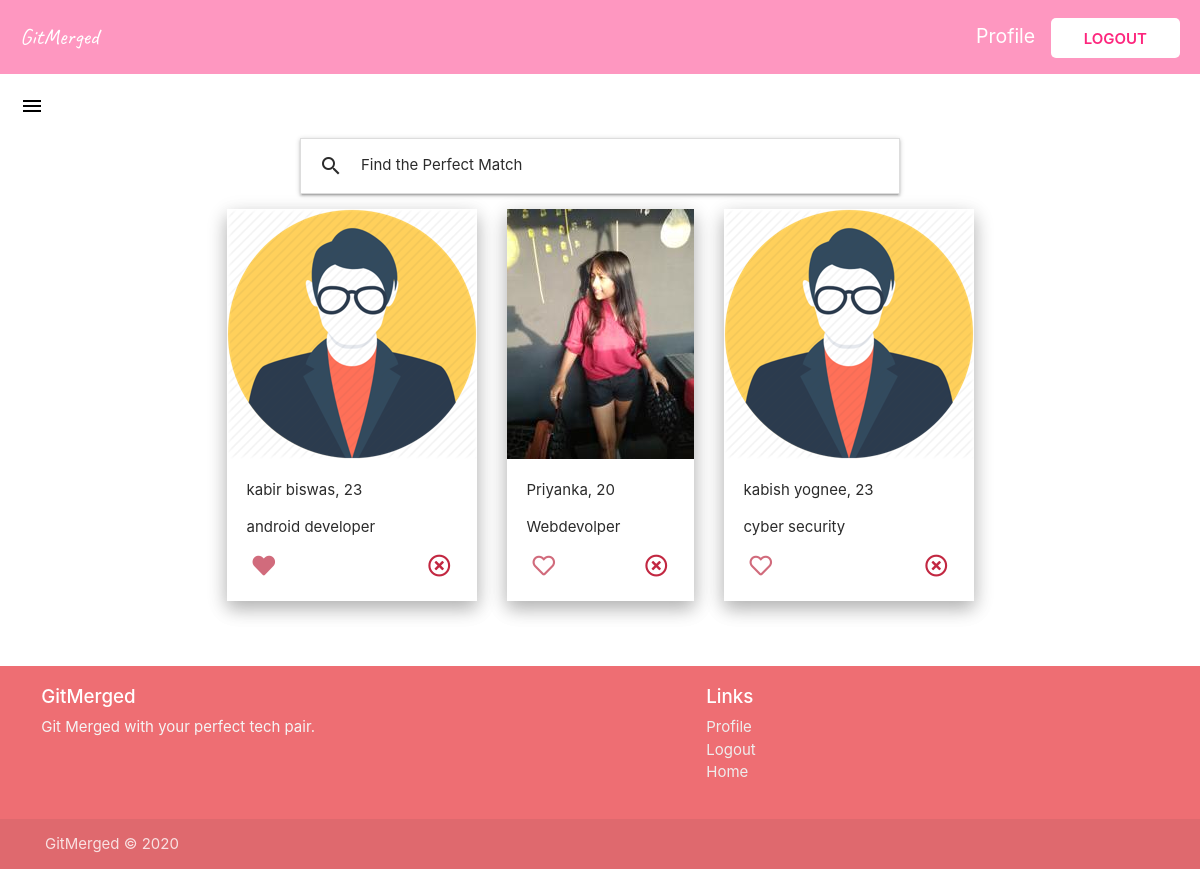
Screenshot of /home/ (signed in) with the database file from the repository.
### users/models.py (models this page shows, shortened)
class Profile(models.Model):
    TEXT_C = [
        ("Vim", "Vim"),
        ("EMACS", "EMACS")
    ]
    GENDER_C = [
        ("Male", "Male"),
        ("Female", "Female"),
        ("Other", "Other")
    ]
    OS_C = [
        ("Windows", "Windows"),
        ("Mac", "Mac"),
        ("Linux", "Linux")
    ]
    SPACES_C = [
        ("Tabs", "Tabs"),
        ("Spaces", "Spaces")
    ]
    user = models.OneToOneField(User, on_delete=models.CASCADE)
    full_name = models.CharField(max_length=100, null=True)
    age = models.IntegerField(null=True)
    gender = models.CharField(
        max_length=50, blank=True, null=True, choices=GENDER_C)
    profile_image = models.ImageField(
        upload_to='profile_pic', default="default.jpg", null=True, blank=True)
    bio = models.TextField(null=True)
    tech_stack = models.CharField(max_length=500, null=True)
    editor = models.CharField(
        max_length=5, choices=TEXT_C, default=None, null=True, blank=True)
    os = models.CharField(
        max_length=10, choices=OS_C, default=None, null=True, blank=True)
    spacing = models.CharField(
        max_length=10, choices=SPACES_C, default=None, null=True, blank=True)
    likeability = models.ManyToManyField(
        User, related_name="likes", blank=True)
    blocked_by = models.ManyToManyField(
        User, related_name="blocked", blank=True)

### main/views.py (the view)
# urls.py: path("home/", views.datePage, name="date-page"),
@login_required
def datePage(req):
    users = Profile.objects.all()
    user = req.user
    unreadMessages = Message.objects.filter(
        receiver=user).filter(status=False).count()
    myFilter = UserFilter(req.GET, queryset=users)
    users = myFilter.qs
    context = {
        'users': users,
        'userIn': user,
        'filter': myFilter,
        'unreadmsgs': unreadMessages
    }
    return render(req, "date-page.html", context)

### main/templates/date-page.html (shortened to what this page needs)
{% extends "base.html" %}
{% block head %}
<link
  rel="stylesheet"
  href="https://stackpath.bootstrapcdn.com/bootstrap/4.5.2/css/bootstrap.min.css"
/>
{% endblock head %}
{% block content %}
<section class="date-page">
  <div class="navigation navigation--bg">
    <a href="" class="logo link">GitMerged</a>
    <div>
      {% if user.is_authenticated %}
      <a href="{% url 'profile-page' %}" class="profile-link link">Profile</a>
      <a href="{% url 'logout' %}" class="login link">Logout</a>
      {% else %}
      <a href="{% url 'login' %}" class="login link">Log in</a>
      {% endif %}
    </div>
  </div>
  <div class="burger">
    {% if unreadmsgs > 0 %}
      <a href="#" data-target="slide-out" class="sidenav-trigger"
        ><span class="new badge">{{unreadmsgs}}</span>
        <i class="material-icons" style="color: black; margin: 20px;">menu</i>
      </a>
    {% else %}
      <a href="#" data-target="slide-out" class="sidenav-trigger"
        >
        <i class="material-icons" style="color: black; margin: 20px;">menu</i>
      </a>
    {% endif %}
  </div>
  <ul class="collapsible" id="filter">
    <li>
      <div class="collapsible-header">
        <i class="material-icons">search</i>Find the Perfect Match
      </div>
    </li>
  </ul>
  <div class="users-container">
    {% for user in users %}
      {% if user.user != userIn %}
        {% if userIn not in user.blocked_by.all %}
        <div class="user-card">
          <a href="{% url 'user-detail' user.pk %}">
            <img src="{{user.profile_image.url}}" class="image-home" alt="" />
          </a>
          <div class="info-container">
            <p>{{user.full_name}}, {{user.age}}</p>
            <p>{{user.tech_stack}}</p>
            <div style="display: flex; justify-content: space-between;">
              <form action="{% url 'like' user.pk %}" method="POST">
                {% if userIn not in user.likeability.all %}
                <button
                  class="like-btn"
                  type="submit"
                  ,
                  name="user_id"
                  ,
                  value="{{user.id}}"
                >
                  <i class="far fa-heart"></i>
                </button>
                {% else %}
                <button
                  class="like-btn"
                  type="submit"
                  ,
                  name="user_id"
                  ,
                  value="{{user.id}}"
                >
                  <i class="fas fa-heart"></i>
                </button>
                {% endif %}
              </form>
              <form action="{% url 'block' user.pk %}" method="POST">
                <button
                  class="block-btn"
                  type="submit"
                  ,
                  name="user_id"
                  ,
                  value="{{user.id}}"
                >
                  <i class="far fa-times-circle"></i>
                </button>
              </form>
            </div>
          </div>
        </div>
        {% endif %}
      {% endif %}
    {% endfor %}
  </div>
</section>
{% include "footer.html" %}
{% endblock content %}

### main/templates/base.html (shortened to what this page needs)
{% load static %}
<!DOCTYPE html>
<html lang="en">
  <head>
    <link
      rel="stylesheet"
      href="https://cdnjs.cloudflare.com/ajax/libs/materialize/1.0.0/css/materialize.min.css"
    />
    <link rel="stylesheet" href="{% static 'main/main.css' %}" />
    <link
      rel="stylesheet"
      href="https://cdnjs.cloudflare.com/ajax/libs/font-awesome/5.14.0/css/all.min.css"
    />
    {% block head %}{% endblock head %}
  </head>
  <body>
    {% block content %}{% endblock content %}
  </body>
{% load static%}
</html>

### main/templates/footer.html
<footer class="page-footer">
  <div class="container">
    <div class="row">
      <div class="col l6 s12">
        <h5 class="white-text">GitMerged</h5>
        <p class="grey-text text-lighten-4">
          Git Merged with your perfect tech pair.
        </p>
      </div>
      <div class="col l4 offset-l2 s12">
        <h5 class="white-text">Links</h5>
        <ul>
          <li>
            <a class="grey-text text-lighten-3" href="{% url 'profile-page' %}"
              >Profile</a
            >
          </li>
          <li>
            <a class="grey-text text-lighten-3" href="{% url 'logout' %}"
              >Logout</a
            >
          </li>
          <li>
            <a class="grey-text text-lighten-3" href="{% url 'date-page' %}"
              >Home</a
            >
          </li>
        </ul>
      </div>
    </div>
  </div>
  <div class="footer-copyright">
    <div class="container">
      GitMerged © 2020
    </div>
  </div>
</footer>

### main/static/main/main.css (style rules this page uses)
.image-home { height: 250px; }
a { text-decoration: none !important; }
.navigation { z-index: 999; text-decoration: none; color: white; display: flex; justify-content: space-between; align-items: center; grid-row: 0/1; padding: 20px; font-size: 1.3rem; }
.navigation--bg { background: #fd267c7a; }
.logo { color: white; font-family: "Caveat", cursive; font-size: 1.5rem; }
.login { text-decoration: none; color: #fd267d; position: relative; background: white; padding: 0.7rem 2.2rem; text-transform: uppercase; font-weight: 600; font-size: 1rem; border-radius: 5px; }
.profile-link { text-decoration: none; color: white; margin-right: 10px; }
.user-card { margin: 15px; box-shadow: 0 8px 17px 0 rgba(0, 0, 0, 0.2), 0 6px 20px 0 rgba(0, 0, 0, 0.15); color: #2b2b2b; }
.users-container { display: flex; justify-content: center; flex-wrap: wrap; margin-bottom: 50px; }
.info-container { padding: 20px; }
.like-btn, .block-btn { background: transparent; border: 0; transition: transform 250ms ease; }
.like-btn i { font-size: 1.5rem; color: rgb(209, 107, 124); }
.block-btn i { font-size: 1.5rem; color: rgba(187, 15, 44, 0.9); }
#filter { margin: auto; max-width: 50vw; color: #2b2b2b; }
.burger a { position: relative; }

### rows the page displays
Profile: profile_image (picture), full_name "kabir biswas", age "23", tech_stack "android developer", {{ user.id }} 2 (drawn)
Profile: profile_image (picture), full_name "Priyanka", age "20", tech_stack "Webdevolper", {{ user.id }} 3 (drawn)
Profile: profile_image (picture), full_name "kabish yognee", age "23", tech_stack "cyber security", {{ user.id }} 4 (drawn)
